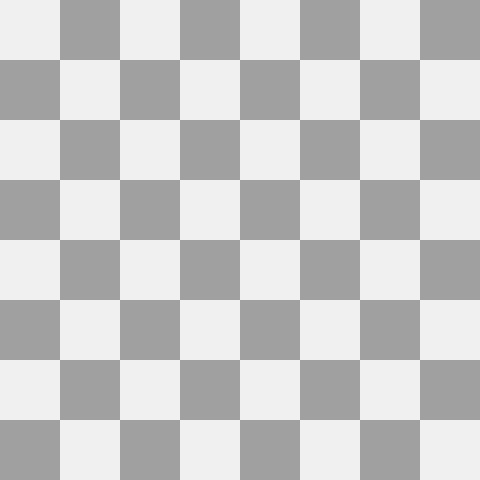
#> input picture HW2/HW2/input/Part_1/p1_board.jpg, 480 x 480 px, given in place of 1313.png, which was not available
$ python testing.py
#> lines starting #> are read from the running program, lines starting #| are printed output that depends on the picture; pictures that were not available may be replaced by others from this repository, and a replacement may not be noted
import cv2
import numpy as np

mask=cv2.imread("1313.png",0)
#> mask is the input picture: shape (480, 480); min 158, max 242, mean 200
template=cv2.imread("template.png",0)
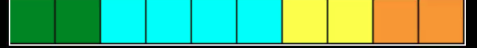
#> input picture HW3/HW3/HW3/part_1c/template.png, 477 x 48 px
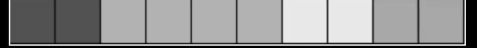
#> template: shape (48, 477); min 0, max 254, mean 147.1


img=cv2.imread("2254.png")
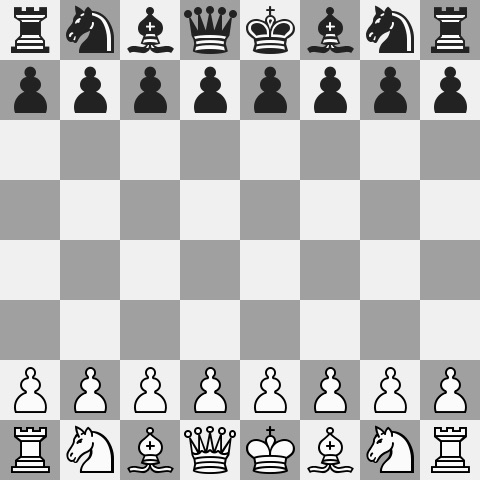
#> input picture HW2/HW2/input/Part_2/p2_board_1.jpg, 480 x 480 px, given in place of 2254.png, which was not available
#> img is the input picture: shape (480, 480, 3); min 0, max 255, mean 185.6

cv2.waitKey(0)
print(img)
#> (printed output is left out)
